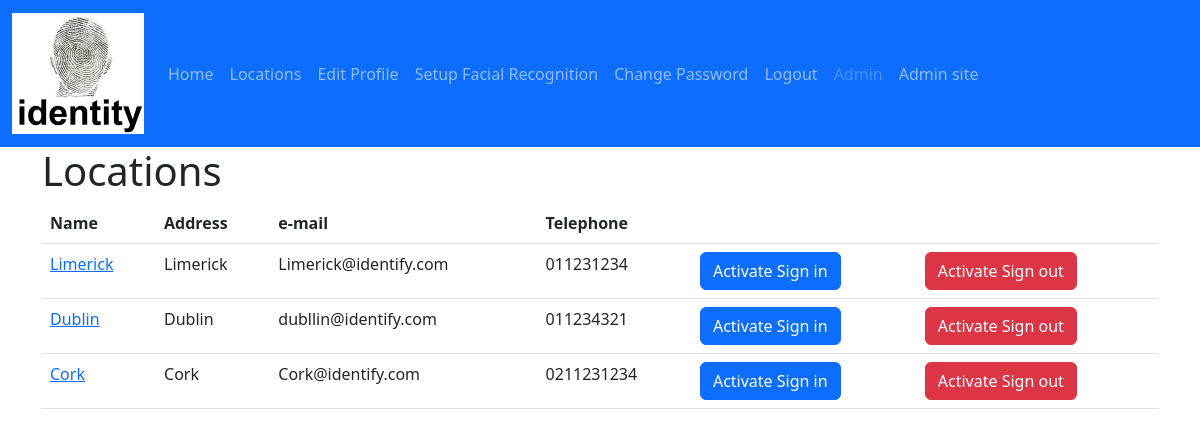
Screenshot of /locations/ (signed in) with the database file from the repository.
### identity/models.py (models this page shows, shortened)
class UserAccount(AbstractUser):
    is_face_recognition_enabled = models.BooleanField(default=False)
    is_twin = models.BooleanField(default=False)
    telephone = models.CharField(max_length=20, blank=True)

class Location(models.Model):
    id = models.AutoField(primary_key=True)
    address = models.CharField(max_length=200)
    description = models.CharField(max_length=200)
    email = models.EmailField(max_length=200, unique=True)
    name = models.CharField(max_length=200, unique=True)
    telephone = models.CharField(max_length=20)

### identity/views.py (the view)
# urls.py: path('locations/', views.locations, name='locations'),
@login_required
def locations(request):
    locations: list(Location) = Location.objects.order_by('-name')
    return render(request, 'locations/index.html', {'locations': locations})

### identity/templates/locations/index.html (shortened to what this page needs)
{% extends "master.html" %}
{% block content %}
    <h1 id="my-desc">Locations</h1>
    {% if locations %}
        <table class="table" aria-describedby="my-desc">
            <thead>
                <tr>
                    <th>Name</th>
                    <th>Address</th>
                    <th>e-mail</th>
                    <th>Telephone</th>
                    <th>
                    </th>
                    <th>
                    </th>
                </tr>
            </thead>
            <tbody>
                {% for location in locations %}
                    <tr>
                        <td>
                            <a href="{% url 'details' location.id %}">{{ location.name }}</a>
                        </td>
                        <td>{{ location.name }}</td>
                        <td>{{ location.email }}</td>
                        <td>{{ location.telephone }}</td>
                        <td>
                            <a class="btn btn-primary" href="{% url 'sign_in' location.id %}">Activate Sign in</a>
                        </td>
                        <td>
                            <a class="btn btn-danger" href="{% url 'sign_out' location.id %}">Activate Sign out</a>
                        </td>
                    </tr>
                {% endfor %}
            </tbody>
        </table>
    {% else %}
        <p>No locations are available.</p>
    {% endif %}
{% endblock content %}

### identity/templates/master.html (shortened to what this page needs)
{% load static %}
<!DOCTYPE html>
<html lang="en">
    <head>
        <link href="https://cdn.jsdelivr.net/npm/bootstrap@5.2.2/dist/css/bootstrap.min.css"
              rel="stylesheet"
/>
    </head>
    <body>
        <header>
            <nav class="navbar navbar-expand-lg navbar-dark bg-primary">
                <div class="container-fluid">
                    <a class="navbar-brand" href="/">
                        <img src="{% static 'img/identity-logo.png' %}" alt="Identity Logo"/>
                    </a>
                    <div class="collapse navbar-collapse" id="navbarColor01">
                        <ul class="navbar-nav me-auto">
                            <li class="nav-item active">
                                <a class="nav-link" href="/">Home
                                </a>
                            </li>
                            {% if user.is_authenticated %}
                                <li class="nav-item">
                                    <a class="nav-link" href="{% url 'locations' %}">Locations</a>
                                </li>
                                <li class="nav-item">
                                    <a class="nav-link" href="{% url 'edit_user_profile' %}">Edit Profile</a>
                                </li>
                                <li class="nav-item">
                                    <a class="nav-link" href="{% url 'setup_facial_recognition' %}">Setup Facial Recognition</a>
                                </li>
                                <li class="nav-item">
                                    <a class="nav-link" href="{% url 'change_password' %}">Change Password</a>
                                </li>
                                <li class="nav-item">
                                    <a class="nav-link" href="{% url 'logout' %}">Logout</a>
                                </li>
                                <li class="nav-item">
                                    <span class="nav-link disabled">{{ user.get_username }}</span>
                                </li>
                            {% else %}
                                <li class="nav-item">
                                    <a class="nav-link" href="{% url 'login' %}">Login</a>
                                </li>
                            {% endif %}
                            <li class="nav-item">
                                <a class="nav-link" href="{% url 'admin:index' %}">Admin site</a>
                            </li>
                        </ul>
                    </div>
                </div>
            </nav>
        </header>
        <div class="container">
            <div class="row">
                <main>
                    {% block content %}
                    {% endblock content %}
                </main>
            </div>
        </div>
    </body>
</html>

### rows the page displays
UserAccount: get_username "Admin"
Location: name "Limerick", email "Limerick@identify.com", telephone "011231234"
Location: name "Dublin", email "dubllin@identify.com", telephone "011234321"
Location: name "Cork", email "Cork@identify.com", telephone "0211231234"
